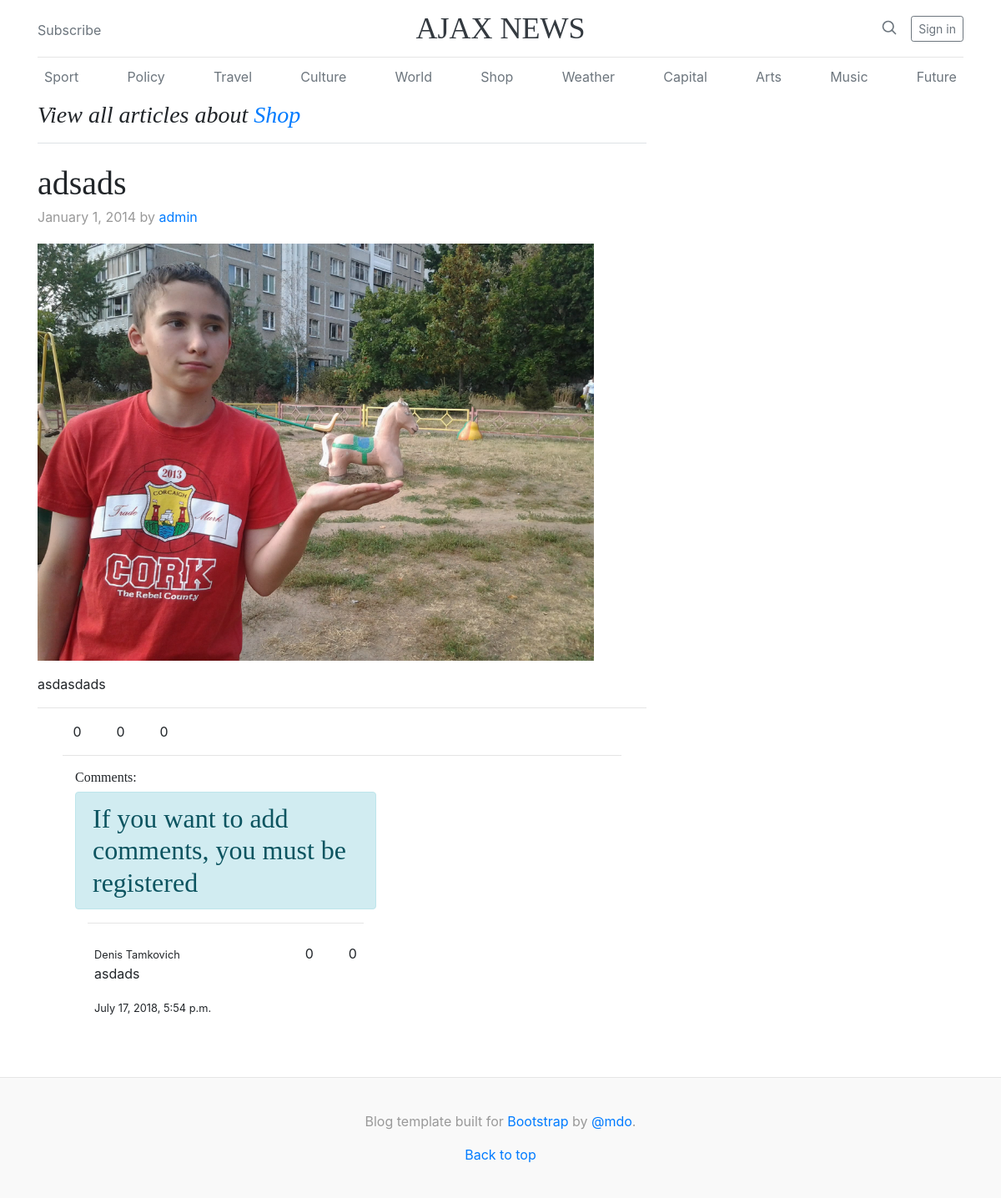
The app's page /shop/adsads/, older data.
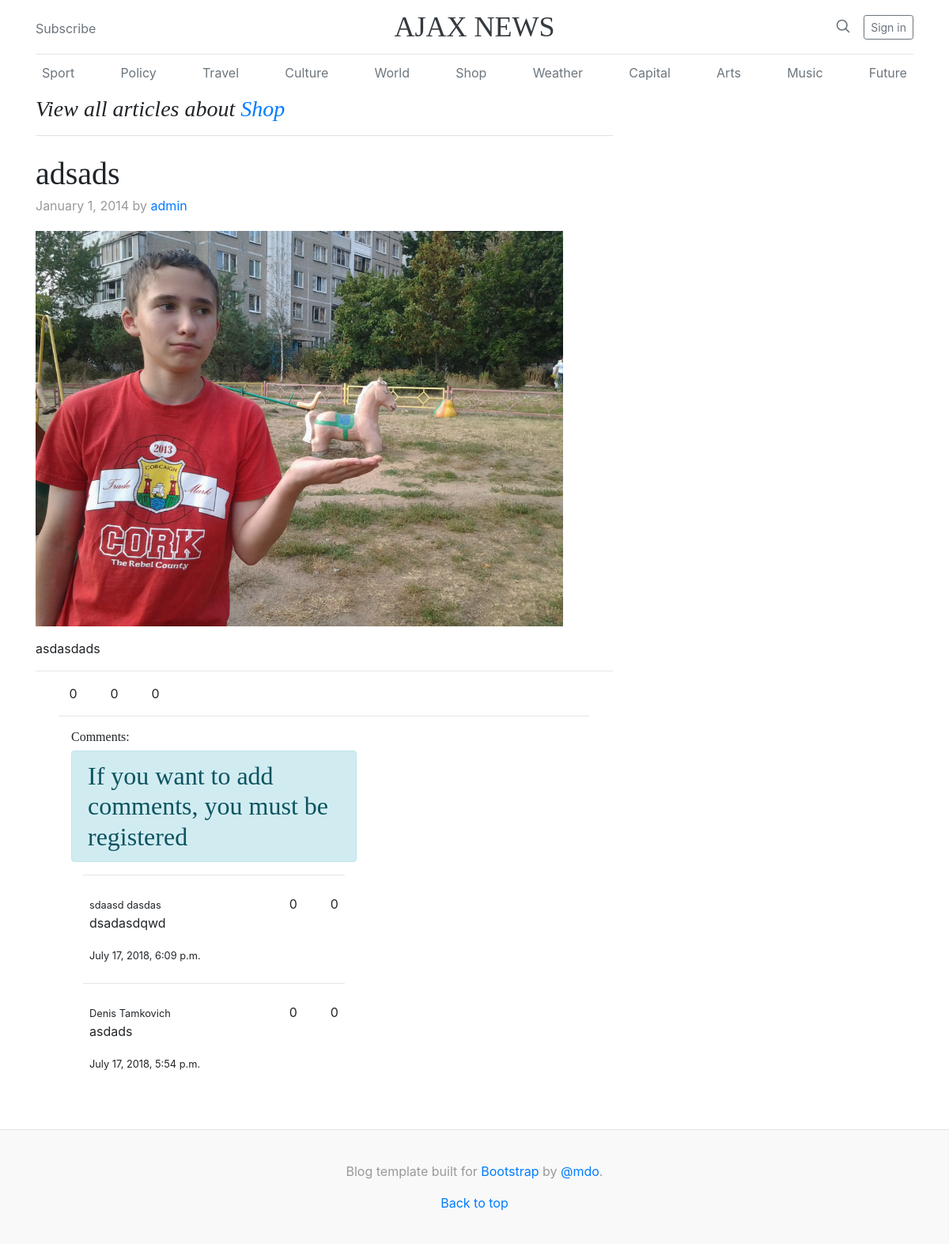
The same page, newer data.
### mainapp/models.py (models this page shows, shortened)
class Category(models.Model):
    name = models.CharField(max_length=50)
    slug = models.SlugField()
    class Meta:
        verbose_name = 'Category'
        verbose_name_plural = 'Categories'
    def get_absolute_url(self):
        return reverse('main:category-detail', kwargs={'slug': self.slug})

class Comment(models.Model):
    author = models.ForeignKey(
        settings.AUTH_USER_MODEL,
        on_delete=models.CASCADE,
    )
    content = models.TextField()
    timestamp = models.DateTimeField(auto_now_add=True, auto_now=False)
    marks = GenericRelation('mark')
    content_type = models.ForeignKey(ContentType, on_delete=models.CASCADE)
    object_id = models.PositiveIntegerField()
    content_object = GenericForeignKey('content_type', 'object_id')
    def get_likes(self):
        return Mark.get_related_likes(self)

### mainapp/views.py (the view)
# urls.py: re_path('^(?P<cat_slug>[-\w]+)/(?P<slug>[-\w]+)/$', ArticleDetailView.as_view(), name='article-detail'),
class ArticleDetailView(DetailView, CategoryListMixin):
    template_name = 'mainapp/article_detail.html'
    model = Article
    def get_context_data(self, *, object_list=None, **kwargs):
        path = self.request.path.split('/')
        context = super(ArticleDetailView, self).get_context_data()
        context['article'] = self.get_object()
        context['article_comments'] = self.get_object().comments.all().order_by("-timestamp")
        context['comment_form'] = CommentForm()
        context['repost_form'] = RepostForm()
        article_reposts = self.get_object().reposts.values('content').all().annotate(repost_count=Count('content_type'))
        print(article_reposts)
        article_repost_count = 0
        for article_repost in article_reposts:
            print(article_repost)
            article_repost_count += article_repost['repost_count']
        context['article_reposts'] = article_repost_count
        context['cat_slug'] = path[1]
        context['slug'] = path[2]
        return context

### mainapp/mixins.py (called while the page is built)
    def get_context_data(self, *, object_list=None, **kwargs):
        context = dict()
        context['categories'] = Category.objects.all()
        return context

### mainapp/models.py (called while the page is built)
    def get_likes(self):
        return Mark.get_related_likes(self)

    def get_dislikes(self):
        return Mark.get_related_dislikes(self)

    @staticmethod
    def get_related_likes(model_obj):
        marks_count = model_obj.marks.all().values('status').annotate(mark_count=Count('status'))
        likes_count = 0
        for mark_count in marks_count:
            if mark_count['status'] in ('L', 'LIKE'):
                likes_count += mark_count['mark_count']
        return likes_count

    @staticmethod
    def get_related_dislikes(model_obj):
        marks_count = model_obj.marks.all().values('status').annotate(mark_count=Count('status'))
        dislikes_count = 0
        for mark_count in marks_count:
            if mark_count['status'] in ('D', 'DISLIKE'):
                dislikes_count += mark_count['mark_count']
        return dislikes_count

### templates/mainapp/article_detail.html (shortened to what this page needs)
{% extends 'base.html' %}
{% load crispy_forms_tags %}
{% block content %}
<main role="main" class="container">
  <div class="row">
    <div class="col-md-8 blog-main">
      <h3 class="pb-3 mb-4 font-italic border-bottom">
        View all articles about
        <a href="{{ article.category.get_absolute_url }}">{{ article.category.name }}</a>
      </h3>
      <div class="blog-post">
        <h2 class="blog-post-title">{{ article.title }}</h2>
        <p class="blog-post-meta">January 1, 2014 by <a href="#">{{ article.author }}</a></p>
        <p><img src="{{ article.image.url }}" alt="" style="widht:100%; height:500px"></p>
        <p>{{ article.content }}</p>
        <hr>
      <div class="container">
          <div class="col-sm-12">
              <a href="#" class="like" data-id="{{ article.pk }}" data-type="article"><i class="far fa-thumbs-up" style="color: #00cc00"></i></a><span id="article-liked-{{ article.pk }}">{{ article.get_likes }}</span>
              <a href="#" class="dislike" data-id="{{ article.pk }}" data-type="article" style="padding-left: 25px"><i class="far fa-thumbs-down" style="color: #a41515"></i></a><span id="article-disliked-{{ article.pk }}">{{ article.get_dislikes }}</span>
              <a href="#" id="repost" data-type="article" style="padding-left: 25px" data-toggle="modal" data-target="#exampleModal"><i class="fas fa-share" style="color: #6f42c1"></i></a><span id="reposted">{{ article_reposts }}</span>
              <hr>
              <div class="col-sm-7 col-sm-offset-2">
                  <h6>Comments:</h6>
                  {% if request.user.is_authenticated %}
                      <form action="" method="post">
                          <input type="hidden" id="article" data-id="{{ article.pk }}">
                          {% csrf_token %}
                          {{ comment_form|crispy }}
                          <input type="submit" value="Post" id="add_comment">
                      </form>
                  {% else %}
                      <h2 class="alert alert-info">If you want to add comments, you must be registered</h2>
                  {% endif %}
                  <div class="comments">
                  {% for comment in article_comments %}
                  <div class="col-sm-12">
                    <hr>
                      <div class="d-flex justify-content-between bd-highlight mb-3">
                          <div class="p-2 bd-highlight">
                            <small>{{ comment.author.get_full_name }}</small>
                            <p>{{ comment.content }}</p>
                            <small>{{ comment.timestamp }}</small>
                            <br>
                          </div>
                          <div class="p-2 bd-highlight justify-content-end">
                            <a href="#" class="like" data-id="{{ comment.pk }}" data-type="comment"><i class="far fa-thumbs-up" style="color: #00cc00"></i></a><span id="comment-liked-{{ comment.pk }}">{{ comment.get_likes }}</span>
                            <a href="#" class="dislike" data-id="{{ comment.pk }}" data-type="comment" style="padding-left: 25px"><i class="far fa-thumbs-down" style="color: #a41515"></i></a><span id="comment-disliked-{{ comment.pk }}">{{ comment.get_likes }}</span>
                          </div>
                      </div>
                  </div>
                  {% endfor %}
                  </div>
              </div>
          </div>
      </div>
      </div>
    </div>
  </div>
</main>
{% endblock content %}

### templates/base.html (shortened to what this page needs)
{% load static %}
<!doctype html>
<html lang="en">
  <head>
    <link href="{% static 'css/bootstrap.min.css' %}" rel="stylesheet">
    <link href="{% static 'font-awesome/css/fontawesome.css' %}" rel="stylesheet">
    <link href="{% static 'font-awesome/css/all.css' %}" rel="stylesheet">
    <link href="{% static 'css/blog/blog.css' %}" rel="stylesheet">
    <link rel="stylesheet" href="{% static 'css/jaselnik/main.css' %}">
  </head>
  <body>
    <div class="container">
      {% block header %}
      <header class="blog-header py-3">
        <div class="row flex-nowrap justify-content-between align-items-center">
          <div class="col-4 pt-1">
            <a class="text-muted" href="#">Subscribe</a>
          </div>
          <div class="col-4 text-center">
            <a class="blog-header-logo text-dark" href="/">AJAX NEWS</a>
          </div>
          <div class="col-4 d-flex justify-content-end align-items-center">
            <a class="text-muted" href="#">
              <svg xmlns="http://www.w3.org/2000/svg" width="20" height="20" viewBox="0 0 24 24" fill="none" stroke="currentColor" stroke-width="2" stroke-linecap="round" stroke-linejoin="round" class="mx-3"><circle cx="10.5" cy="10.5" r="7.5"></circle><line x1="21" y1="21" x2="15.8" y2="15.8"></line></svg>
            </a>
            {% if request.user.is_authenticated %}
            <a class="btn btn-sm btn-outline-secondary" href="{% url 'accounts:logout' %}">Sign out</a>
            {% else %}
            <a class="btn btn-sm btn-outline-secondary" href="{% url 'accounts:login' %}">Sign in</a>
            {% endif %}
          </div>
        </div>
      </header>
      <div class="nav-scroller py-1 mb-2">
        <nav class="nav d-flex justify-content-between">
            {% for category in categories %}
            <a class="p-2 text-muted" href="{{ category.get_absolute_url }}">{{ category.name }}</a>
            {% endfor %}
        </nav>
      </div>
      {% endblock header %}
    </div>
    {% block content %}
    {% endblock content %}
    <footer class="blog-footer">
      <p>Blog template built for <a href="https://getbootstrap.com/">Bootstrap</a> by <a href="https://twitter.com/mdo">@mdo</a>.</p>
      <p>
        <a href="#">Back to top</a>
      </p>
    </footer>
  </body>
</html>

Row changes from the older to the newer data that the page shows:
added Comment: author.get_full_name "sdaasd dasdas", content "dsadasdqwd", timestamp "July 17, 2018, 6:09 p.m.", get_likes "0"
